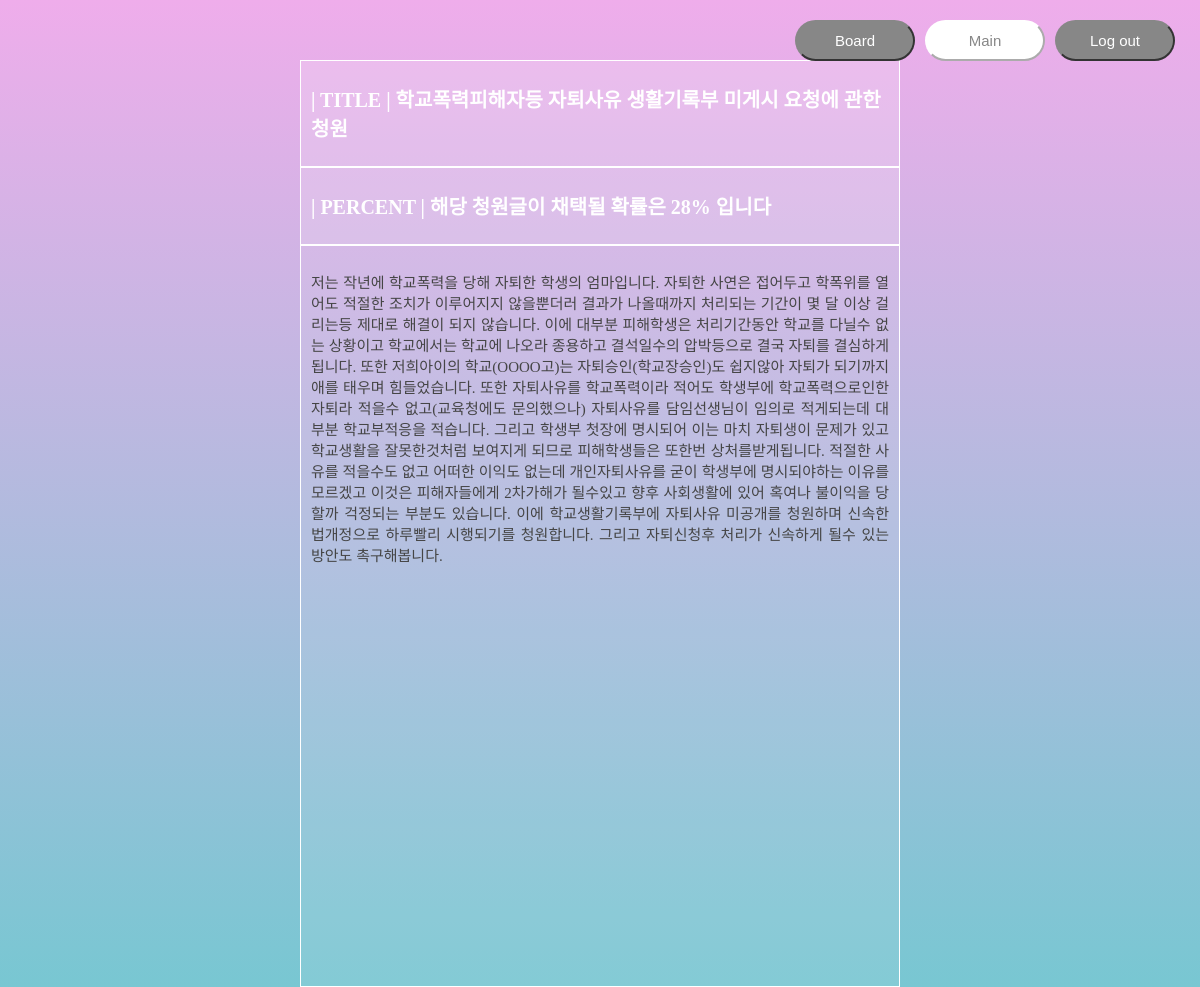
Page /detail/63 on the committed database.
### boards/models.py (models this page shows)
class Petition(models.Model):
    category = models.CharField(max_length=50)
    title = models.CharField(max_length=100)
    content = models.TextField()
    percent = models.IntegerField()

### boards/views.py (the view)
# urls.py: path('detail/<int:pk>', views.detail, name="detail"),
def detail(request,pk):
    board = Petition.objects.get(pk=pk)
    context = {
        'board':board
    }
    return render(request, "boards/table_detail.html", context)

### boards/templates/boards/table_detail.html (shortened to what this page needs)
<!DOCTYPE html>
<html lang="en">
  <head>
  </head>
  <body>
    <div class='buttonarea'>
      <form action="{% url 'boards:registertotable' %}" method="get">
          <button class="button-board">
            <span>Board</span></button>
      </form>
      <form action="{% url 'boards:returntoregister' %}" method="get">
          <button class="button-return">
            <span>Main</span></button>
      </form>
      <form action="{% url 'boards:start' %}" method="get">
        <button class="button-board">
          <span>Log out</span></button>
      </form>
    </div>
    <div id="DetailContents">
      <div id="Title">
        <h1>| TITLE |
          {{board.title}}</h1>
      </div>
      <div id="Percent">
        <h1>| PERCENT | 해당 청원글이 채택될 확률은
          {{board.percent}}% 입니다</h1>
      </div>
      <div id="Content">
        <p>{{board.content}}</p>
      </div>
    </body>
  </html>

### boards/templates/boards/table_detail.html (style rules this page uses)
body { margin: 0; height: 100%; background-image: linear-gradient(to top, #78c7d2 0%, #efadeb 100%); font: 600 'Open Sans', sans-serif; background-repeat: no-repeat; background-size: cover; background-attachment: fixed; }
#DetailContents { margin-top: 70px; align-items: center; width: 50%; height: 100vh; margin: 5% auto; flex-wrap: wrap; }
#Title { text-align: left; padding: 10px; font-size: 10px; color: rgb(255, 255, 255); background-color: #ffffff2d; border: 1px solid rgb(255, 255, 255); }
#Percent { text-align: left; padding: 10px; font-size: 10px; color: rgb(255, 255, 255); background-color: #ffffff2d; border: 1px solid rgb(255, 255, 255); }
#Content { text-align: justify; padding: 10px; font-size: 15px; color: #454545; height: 90%; background-color: #ffffff16; border: 1px solid rgb(255, 255, 255); }
.buttonarea { margin-top: 10px; text-align: center; position: absolute; top: 0; right: 0; margin: 20px; display: flex; justify-content: space-between; }
button { margin: 0 5px; }
.button-return { border-color: #ffffff; color: rgb(135, 135, 135); padding: 10px 20px; width: 120px; background: #ffffff; font-size: 15px; display: flex; justify-content: center; border-radius: 50px; }
.button-board { border-color: rgb(135, 135, 135); color: white; padding: 10px 20px; width: 120px; background: rgb(135, 135, 135); font-size: 15px; display: flex; justify-content: center; border-radius: 50px; }

### rows in the picture
Petition: title "학교폭력피해자등 자퇴사유 생활기록부 미게시 요청에 관한 청원", percent "28", content "저는 작년에 학교폭력을 당해 자퇴한 학생의 엄마입니다. 자퇴한 사연은 접어두고 학폭위를 열어도 적절한 조치가 이루어지지 않을뿐더러 결과가 나올때까지 처리되는 기간이 몇 달 이상 걸리는등 제대로 해결이 되지 않습니다. 이에 대부분 피해학생은 처리기간동안 학교를 다닐수 없는 상황이고 학교에서는 학교에 나오라 종용하고 결석일수의 압박등으로 결국 자퇴를 결심하게 됩니다. 또한 저희아이의 학교(OOOO고)는 자퇴승인(학교장승인)도 쉽지않아 자퇴가 되기까지 애를 태우며 힘들었습니다. 또한 자퇴사유를 학교폭력이라 적어도 학생부에 학교폭력으로인한 자퇴라 적을수 없고(교육청에도 문의했으나) 자퇴사유를 담임선생님이 임의로 적게되는데 대부분 학교부적응을 적습니다. 그리고 학생부 첫장에 명시되어 이는 마치 자퇴생이 문제가 있고 학교생활을 잘못한것처럼 보여지게 되므로 피해학생들은 또한번 상처를받게됩니다. 적절한 사유를 적을수도 없고 어떠한 이익도 없는데 개인자퇴사유를 굳이 학생부에 명시되야하는 이유를 모르겠고 이것은 피해자들에게 2차가해가 될수있고 향후 사회생활에 있어 혹여나 불이익을 당할까 걱정되는 부분도 있습니다. 이에 학교생활기록부에 자퇴사유 미공개를 청원하며 신속한 법개정으로 하루빨리 시행되기를 청원합니다. 그리고 자퇴신청후 처리가 신속하게 될수 있는 방안도 촉구해봅니다."
